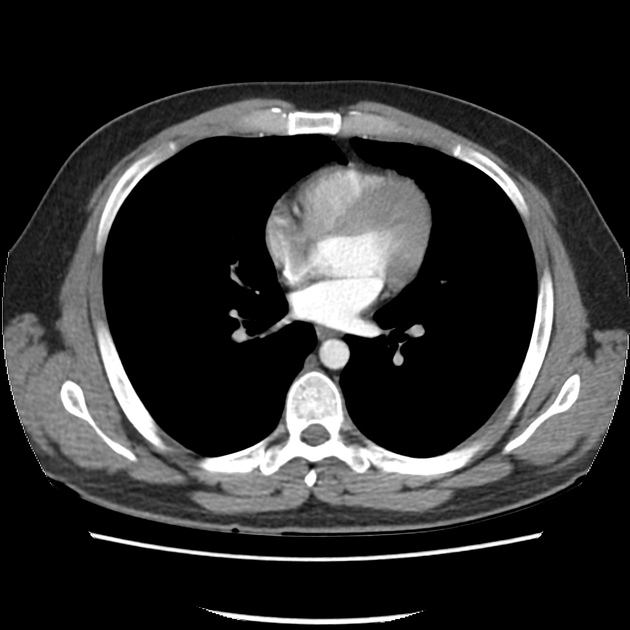
%> input picture healthy.jpg, 630 x 630 px
$ octave --eval "lungAnalysis;"   (GNU Octave 9; MATLAB toolbox functions it lacks are replaced by stand-ins)
%> lines starting %> are read from the running program, lines starting %| are printed output that depends on the picture; in (x1, y1, x2, y2) boxes, pixels count from 0 and x2, y2 are one past the last pixel; in counts of white or black regions, pixels touching at a corner belong together; the program's own positions count from 1
%> in lungAnalysis, Selected_Image is the input picture: size 630x630 uint8; min 0, max 255, mean 47.2
### customfilter.m
function C = customfilter(P)

%Fills Matrix 0 all Sides
filter_A=zeros(size(P)+2);
C=zeros(size(P));

%Image Matrix to 0 on all Sides
        for x=1:size(P,1)
            for y=1:size(P,2)
                filter_A(x+1,y+1)=P(x,y);
            end
        end
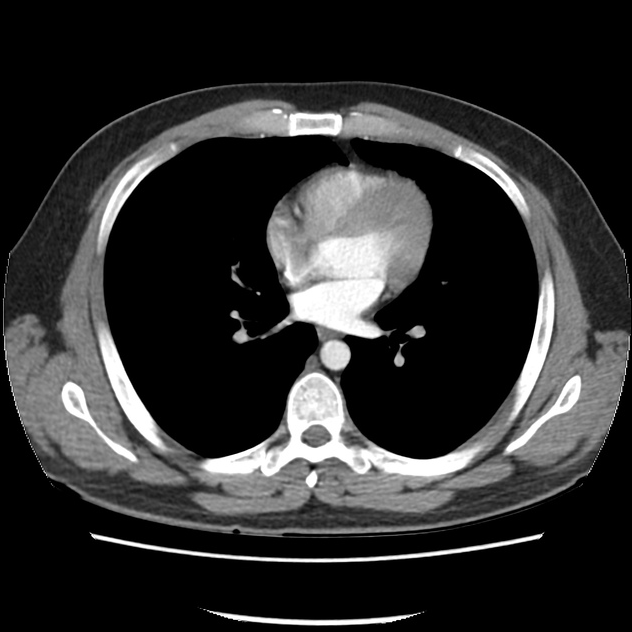
%> filter_A: size 632x632 double; min 0, max 255, mean 46.9
% 3-3 Neighbour array and sort middle
for i= 1:size(filter_A,1)-2
    for j=1:size(filter_A,2)-2
        window=zeros(9,1);
        inc=1;
        for x=1:3
            for y=1:3
                window(inc)=filter_A(i+x-1,j+y-1);
                inc=inc+1;
            end
        end

        med=sort(window);

        %Medium into Matrix
        C(i,j)=med(5);

    end
end
%> after the loop, window = [0; 0; 0; 0; 0; 0; 0; 0; 0]
%Convert Matrix
C=uint8(C);
%> C: size 630x630 uint8
end

### lungAnalysis.m
function lungAnalysis()

%Reads Image Files
Selected_Image = imread('healthy.jpg'); %read picture
%divides figure into rectangular panes
figure, imshow(Selected_Image); %show image
title('Selected Image'); %image name

%Noise Removal Section
greyscale_Method = (Selected_Image); %convert into grayscale
median_filtering_Image = customfilter(greyscale_Method); %Uses Noise Removal
figure, imshow(median_filtering_Image); %show image
title('Noise Removed'); %image name

%Binary Image Conversion
binary_picture = im2bw(median_filtering_Image, 0.2); %Convert into Black and White
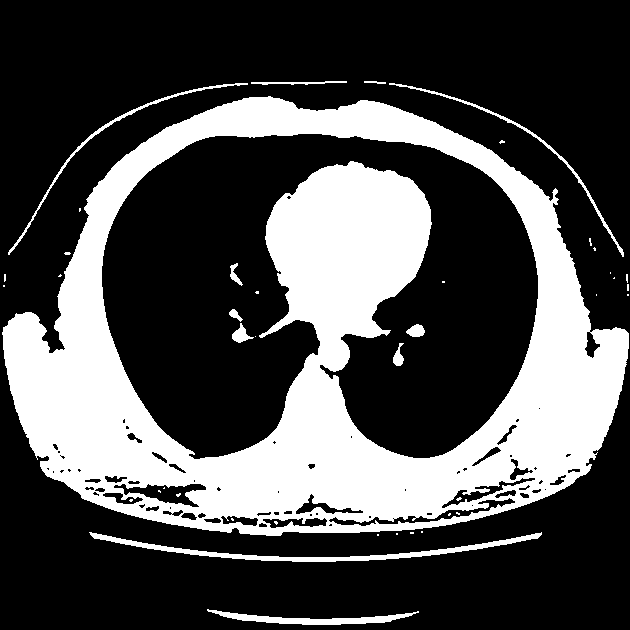
%> binary_picture: size 630x630 logical; 30% white; 42 white regions (30 under 20 px), largest, box (x1, y1, x2, y2) and area: (2, 96, 629, 536) 112683, (89, 532, 542, 562) 2233, (207, 609, 419, 625) 1206

figure, imshow(binary_picture); %show image
title('Binary Image'); %image name

%Create morphological structuring element
se1 = strel('disk', 2); %creates a flat, disk-shaped structure,
postOpenImage_1 = imopen(binary_picture, se1);
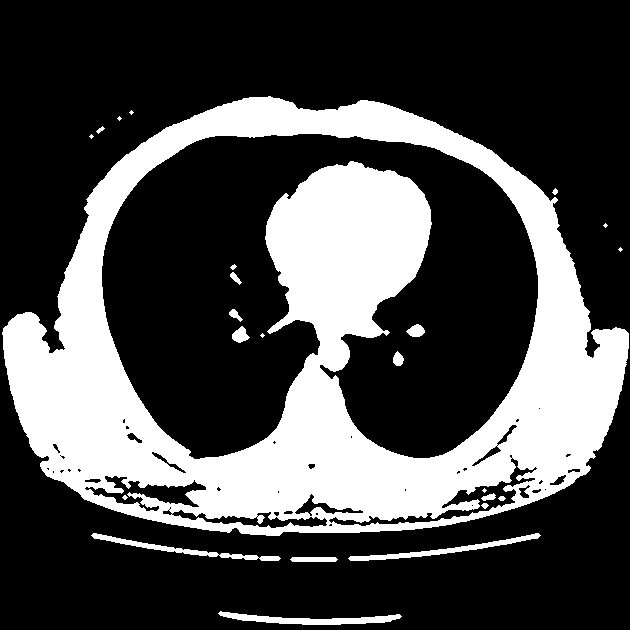
%> postOpenImage_1: size 630x630 logical; 29.2% white; 24 white regions (8 under 20 px), largest, box (x1, y1, x2, y2) and area: (2, 96, 629, 536) 111745, (218, 611, 402, 625) 1118, (348, 533, 541, 561) 968
figure, imshow(postOpenImage_1); %show image
title('Opening Image'); %image name

%Create morphological structuring element
se2 = strel('disk', 8); %creates a flat, disk-shaped structure,
postOpenImage_2 = imopen(binary_picture, se2);
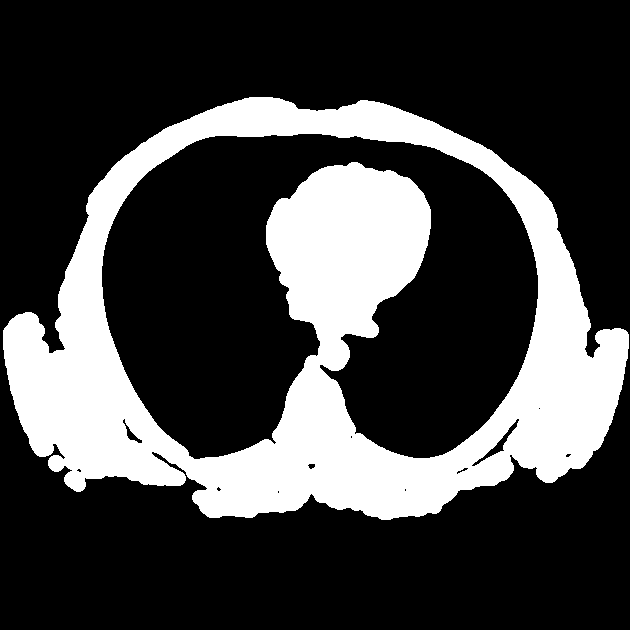
%> postOpenImage_2: size 630x630 logical; 26.1% white; 1 white region, box (x1, y1, x2, y2) and area: (3, 97, 629, 520) 103500
inverted = ones(size(binary_picture));

%Creates Inverted Picture
invertedImage_1 = inverted - postOpenImage_1;
invertedImage_2 = inverted - postOpenImage_2;
figure, imshow(invertedImage_1); %show image
title('Inverted Picture'); %image name

%Specify initial contour
mask = zeros(size(invertedImage_1));
mask(50:end-50,50:end-50) = 1;
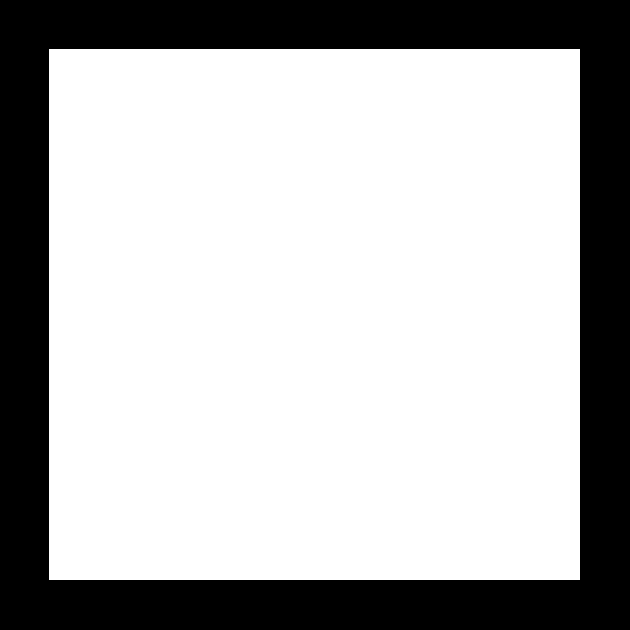
%> mask: size 630x630 double; values 0 (black) and 1 (white), 71% white; 1 black region, box (x1, y1, x2, y2) and area: (0, 0, 630, 630) 114939

%Segments image into foreground and background
%> (the run ends here)
